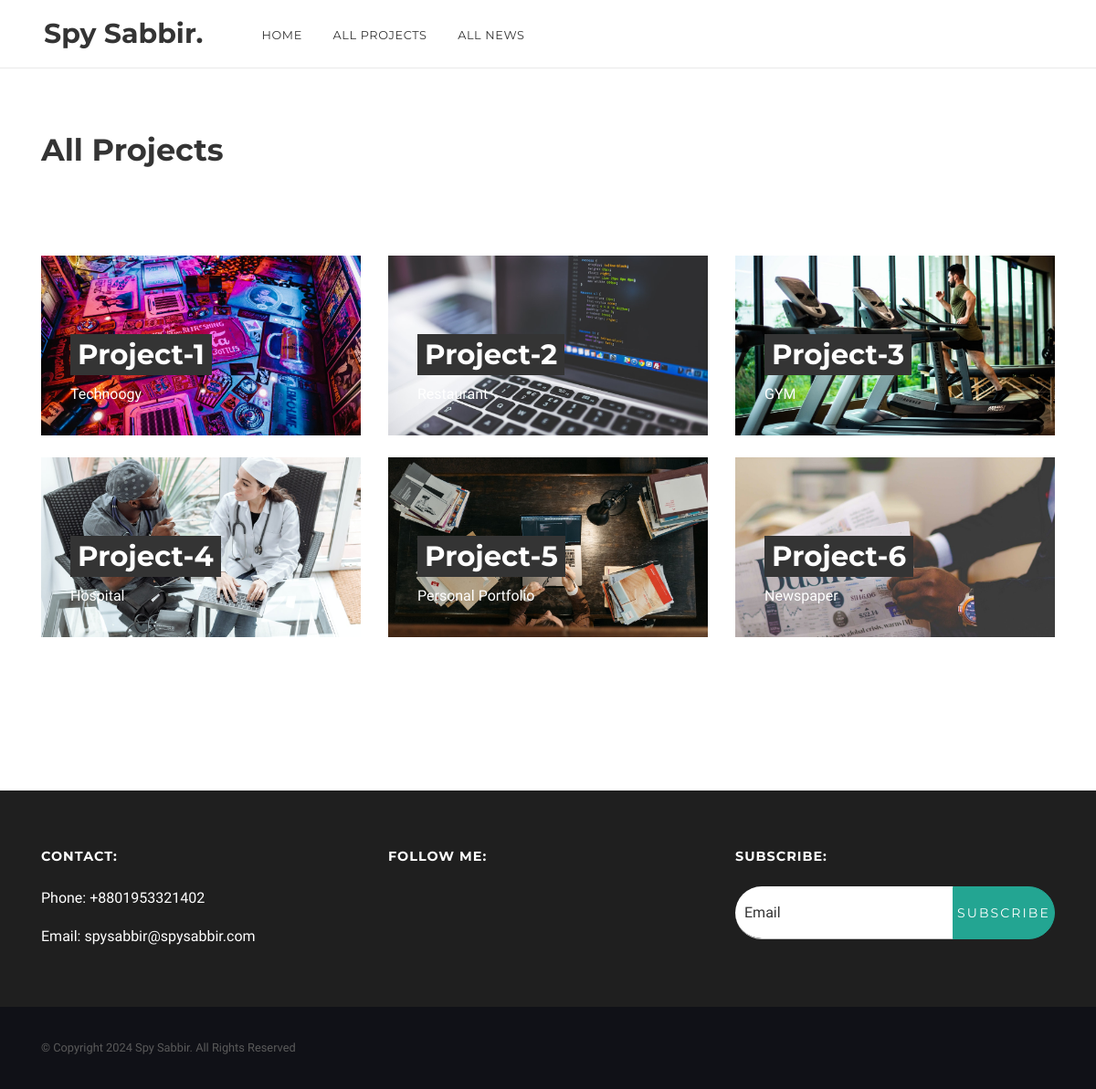
Page /all_project.php on the committed database.
### tables this page shows
CREATE TABLE `theme_default` (
  `id` int(11) NOT NULL,
  `default_item_name` varchar(200) NOT NULL,
  `default_item_value` text NOT NULL
);

CREATE TABLE `projects` (
  `id` int(11) NOT NULL,
  `project_name` varchar(100) NOT NULL,
  `project_type` varchar(100) NOT NULL,
  `clients_name` varchar(200) NOT NULL,
  `complettion_date` date NOT NULL,
  `budget` varchar(50) NOT NULL,
  `project_cover_photo` varchar(200) NOT NULL
);

### admin/dbc.php (called while the page is built, shortened)
<?php
function connect_to_db(){
$hostname = "localhost";
$username = "root";
$password = "";
$database_name = "personal_portfolio-website";
return $db_connect = mysqli_connect($hostname, $username, $password, $database_name);
}
function spy_sabbir_all($table_name) {
    $select_query = "SELECT * FROM $table_name";
    return $result_from_db = mysqli_query(connect_to_db(), $select_query);
}
function spy_sabbir_update($table_name, $update_name){
    $query = "SELECT default_item_value FROM $table_name WHERE default_item_name = '$update_name'";
    return mysqli_fetch_assoc(mysqli_query(connect_to_db(), $query))['default_item_value'];
}
?>

### all_project.php (the view, shortened to what this page needs)
<?php
require_once 'header.php';
?>
<section id="projects" class="section">
    <div class="container">
        <div class="row align-items-end">
            <div class="col-lg-12" data-aos="fade-up">
                <h2 class="mb-3 mb-md-0">All Projects</h2>
            </div>
        </div>
        <div class="mt-5 pt-5" data-aos="fade-in">
            <div class="row">
                <?php foreach (spy_sabbir_all('projects') as $single_project) : ?>
                    <div class="col-lg-4 mb-4">
                        <div class="project-item">
                            <a href="#project<?= $single_project['id'] ?>" class="popup-with-zoom-anim">
                                <figure class="position-relative">
                                    <figcaption class="text-white">
                                        <h3 class="mb-2 text-white"><?= $single_project['project_name'] ?></h3>
                                        <p><?= $single_project['project_type'] ?></p>
                                    </figcaption>
                                </figure>
                            </a>
                        </div>
                    </div>
                <?php endforeach; ?>
            </div>
        </div>
    </div>
</section>
<?php
require_once 'footer.php';
?>

### header.php (shortened to what this page needs)
<?php
require_once "admin/dbc.php";
?>
<!doctype html>
<html lang="en">
<head>
  <link href="admin/lib/font-awesome/css/font-awesome.css" rel="stylesheet">
  <link rel="stylesheet" href="css/style.css">
</head>
<body>
  <nav id="scrollspy" class="navbar navbar-desctop">
    <div class="d-flex position-relative w-100">
      <a class="navbar-brand" href="index.php"><?= spy_sabbir_update('theme_default', 'owner_name'); ?>.</a>
      <ul class="navbar-nav-desctop mr-auto d-none d-lg-block">
        <?php if($_SERVER['REQUEST_URI'] == "/" || $_SERVER['REQUEST_URI'] == "/index.php"){  ?>
          <li><a class="nav-link" href="#home">Home</a></li>
          <li><a class="nav-link" href="#about">About</a></li>
          <li><a class="nav-link" href="#services">Services</a></li>
          <li><a class="nav-link" href="#experience">Experience</a></li>
          <li><a class="nav-link" href="#projects">Projects</a></li>
          <li><a class="nav-link" href="#testimonials">Testimonials</a></li>
          <li><a class="nav-link" href="#news">News</a></li>
        <?php }else{ ?>
          <li><a class="nav-link" href="index.php">Home</a></li>
          <li><a class="nav-link" href="all_project.php">All Projects</a></li>
          <li><a class="nav-link" href="all_news.php">All News</a></li>
        <?php } ?>
      </ul>
      <ul class="social-icons mr-auto mr-lg-0 d-none d-sm-block">
      </ul>
    </div>
  </nav>

### footer.php (shortened to what this page needs)
 <footer>
   <div class="section py-5 pb-0" style="background-color: <?= spy_sabbir_update('theme_default', 'primary_background_color'); ?>;">
     <div class="container">
       <div class="row">
         <div class="col-lg-4">
           <h6 class="text-white mb-4">Contact:</h6>
           <p class="text-white">Phone: <?= spy_sabbir_update('theme_default', 'owner_phone_number'); ?></p>
           <p class="text-white">Email: <?= spy_sabbir_update('theme_default', 'owner_email_address'); ?></p>
         </div>
         <div class="col-lg-4">
           <h6 class="text-white mb-4">Follow me:</h6>
         </div>
         <div class="col-lg-4">
           <h6 class="text-white mb-4">Subscribe:</h6>
           <form id="subscription_form" method="POST" action="subscriber_post.php">
             <div class="input-group">
               <input type="email" class="form-control" id="subscriber_email" name="subscriber_email" placeholder="Email" value="">
               <div class="input-group-append">
                 <button id="subscribe_button" class="btn px-1 text-white" type="button">Subscribe</button>
               </div>
             </div>
           </form>
         </div>
       </div>
     </div>
   </div>
   <div class="footer-copy section-sm">
     <div class="container">© Copyright <?= date("Y") ?> <?= spy_sabbir_update('theme_default', 'owner_name'); ?>. All Rights Reserved</div>
   </div>
 </footer>
</body>
</html>

### css/style.css (style rules this page uses)
html { -webkit-font-smoothing: antialiased; }
body { font-family: 'Work Sans', sans-serif; font-size: 1rem; line-height: 1.625em; color:#767676; }
h2, .h2 { position: relative; font-family: 'Montserrat', sans-serif; font-weight: 700; font-size: 2.1rem; line-height: 1.2; color: #343434; margin:2rem 0; }
h3, .h3 { font-family: 'Montserrat', sans-serif; font-weight: 700; font-size: 1.925rem; line-height: 1.25; color: #343434; margin:1.5rem 0; }
h6, .h6 { font-family: 'Montserrat', sans-serif; font-weight: 700; font-size: 0.9rem; letter-spacing: 1px; line-height: 1.2; color: #343434; margin:1rem 0; text-transform: uppercase; }
p { margin-bottom: 1rem; }
ul { list-style: none; padding-left: 0; }
a { color:#23a592; -webkit-transition: color .3s ease-out; -o-transition: color .3s ease-out; transition: color .3s ease-out; }
.form-control, textarea.form-control { font-size: 1em; height: 3.625em; border-radius: 0; padding-left: 22px; color: #343434; background-color: transparent; border:0; border-bottom:1px solid #c3c3c3; -webkit-box-shadow:none; box-shadow:none; -webkit-appearance: none; -webkit-transition: all .15s; -o-transition: all .15s; transition: all .15s; }
.input-group .form-control { background-color: #fff; border-radius: 30px 0 0 30px; }
.btn { font-family: 'Montserrat', sans-serif; position: relative; display: inline-block; border:0.2em solid #23a592; border-radius: 30px; padding:1.2em 2.4em 1.15em; font-size: 0.875em; color:#fff; white-space: nowrap; text-align: center; letter-spacing: 0.15em; text-transform: uppercase; text-decoration: none; background-color:#23a592; border-width: 1px; -webkit-transition: all .3s ease-out!important; transition: all .3s ease-out!important; }
.text-white { color:#fff!important; }
.navbar { position: absolute; z-index: 10; width: 100%; padding: 0 3rem; border-bottom: 1px solid rgba(52,52,52,0.1); height:4.7rem; }
.navbar { padding: 0 1.5rem; }
@media (min-width: 992px) { .navbar { padding: 0 3rem; } }
.navbar, .navbar a, .navbar a:hover, .navbar a:focus { color:#343434; }
.navbar-brand { float: left; font-family: 'Montserrat', sans-serif; font-size:1.875rem; font-weight: 700; color:#fff; margin-right: 4rem; padding:0; line-height: 1; }
.navbar ul { margin-bottom:0; }
.navbar-desctop .social-icons { margin:0.38rem 0 0 -1.5rem; }
.social-icons { margin-left: -1.5rem; }
.navbar-desctop:before { content:''; position: absolute; top:0; left:0; width: 100%; height: 0; background:#fff; transition: all 0.3s ease; }
.navbar-nav-desctop { font-family: 'Montserrat', sans-serif; font-size:0.8rem; text-transform: uppercase; font-weight: 400; letter-spacing: 0.05em; margin-top:0.3rem; }
.nav-link { padding: 0; }
.navbar-nav-desctop li a { color: #343434; transition:all 0.3s; }
.navbar-nav-desctop > li { position: relative; float: left; margin-right: 2.1rem; }
.navbar-nav-desctop > li > a { display: flex; align-items: center; }
.section { position: relative; padding:9rem 0; }
.section-sm { padding: 6rem 0; }
.section h2 { margin-top: 0; }
.project-item figure { margin:0; }
.project-item figcaption { position:absolute; left:2rem; bottom:2rem; }
.project-item figcaption p { margin-bottom: 0; }
.project-item h3 { color: #fff; display: inline-block; background: #343434; padding: 0.2rem 0.5rem; }
footer { color:#f5f5f5; }
.footer-copy { padding:2rem 0; background-color: #101117; font-size: 0.8rem; color:#5a5a5a; }
#subscriber_email { padding: 10px; }

### rows in the picture
theme_default: default_item_value "Spy Sabbir"
projects: project_name "Project-1", project_type "Technoogy"
projects: project_name "Project-2", project_type "Restaurant"
projects: project_name "Project-3", project_type "GYM"
projects: project_name "Project-4", project_type "Hospital"
projects: project_name "Project-5", project_type "Personal Portfolio"
projects: project_name "Project-6", project_type "Newspaper"
theme_default: default_item_value "+8801953321402"
theme_default: default_item_value "spysabbir@spysabbir.com"
